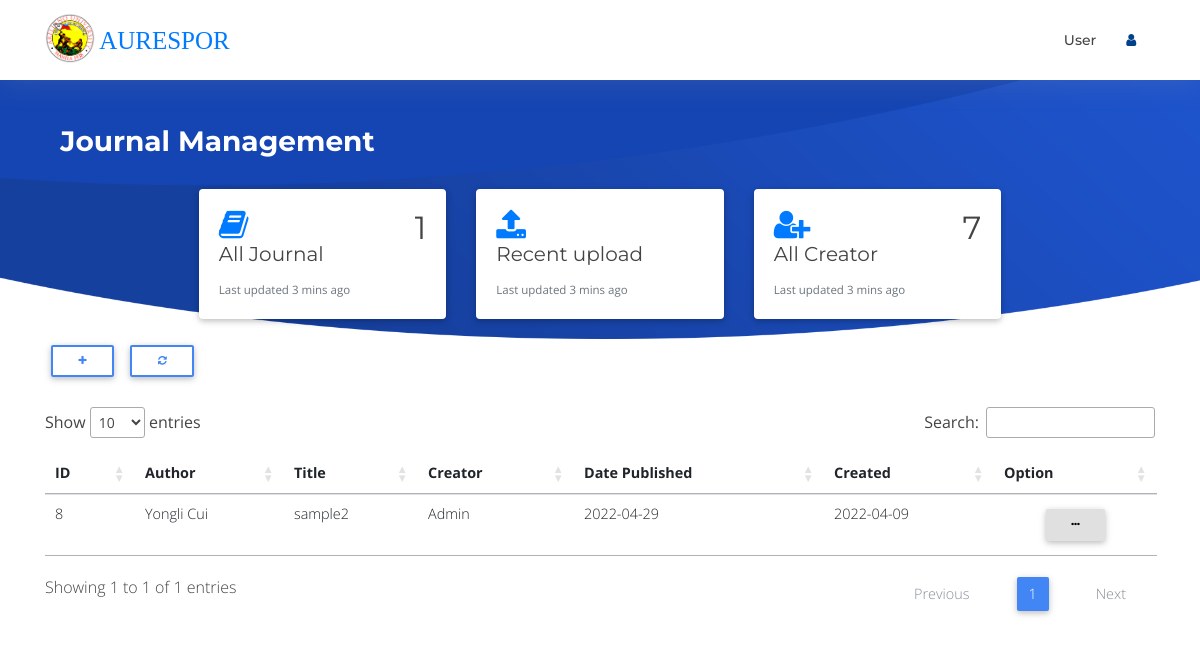
Page /admin/journal/journal.php (signed in) on the committed database.
### tables this page shows
CREATE TABLE `tbljournal` (
  `id` int(100) NOT NULL,
  `title` varchar(500) NOT NULL,
  `description` longtext NOT NULL,
  `author` varchar(100) NOT NULL,
  `datepub` varchar(50) NOT NULL,
  `creator` varchar(100) NOT NULL,
  `created` varchar(100) NOT NULL,
  `status` varchar(10) NOT NULL,
  `pdf_file` varchar(100) NOT NULL,
  `tagging` varchar(100) NOT NULL,
  `fstudy` varchar(20) NOT NULL,
  `cites` varchar(20) NOT NULL,
  `views` varchar(20) NOT NULL
);

CREATE TABLE `tblaccount` (
  `id` int(100) NOT NULL,
  `name` varchar(200) NOT NULL,
  `email` varchar(200) NOT NULL,
  `pass` varchar(200) NOT NULL,
  `status` varchar(20) NOT NULL,
  `ucategory` varchar(20) NOT NULL,
  `au_member` varchar(20) NOT NULL,
  `subcribe` varchar(20) NOT NULL,
  `datesub_start` varchar(20) NOT NULL,
  `datesub_end` varchar(20) NOT NULL
);

### admin/journal/functions/DB.func.php (called while the page is built, shortened)
<?php
function get_users($connect){
	$sql = "SELECT * FROM tblaccount ORDER BY id ASC";
	$result = $connect->query($sql);
	if ($result->num_rows > 0) {
		return $result;
	}
}
function get_user_data($connect,$id){
	$sql = "SELECT * FROM tblaccount WHERE id=$id";
	$result = $connect->query($sql);
	if ($result->num_rows > 0) {
		return $result->fetch_assoc();
	}
}
function get_journal($connect){
	$sql = "SELECT * FROM tbljournal";
	$result = $connect->query($sql);
		return $result;
}

### admin/journal/journal.php (the view, shortened to what this page needs)
<?php
include ("/xampp/htdocs/CustomLandingPage/admin/journal/inc/header.php");
?>
<section id="intro" class="clearfix">
  <div class="container">
  <h3 style="color:#fff;">&nbsp;<b> Journal Management </b></h3>
    <div class="card-group">
          <div class="col-md-3 col-sm-5">
            <div class="card">
              <div class="card-body">
                <i class="fa fa-book fa-2x " style="color:#007bff"></i><h2 class="float-right"><?php echo get_journal($connect)->num_rows;?></h2>
                 <h5 class="card-title">All Journal</h5>
                <p class="card-text"><small class="text-muted">Last updated 3 mins ago</small></p>
              </div>
            </div>
          </div>
          <div class="col-md-3 col-sm-5">
            <div class="card">
              <div class="card-body">
               <i class="fa fa-upload fa-2x" style="color:#007bff"></i>
                <h5 class="card-title">Recent upload</h5>
                <p class="card-text"><small class="text-muted">Last updated 3 mins ago</small></p>
              </div>
            </div>
          </div>
          <div class="col-md-3 col-sm-5">
            <div class="card">
              <div class="card-body">
               <i class="fa fa-user-plus fa-2x" style="color:#007bff"></i><h2 class="float-right"><?php echo get_users($connect)->num_rows;?></h2>
                <h5 class="card-title">All Creator</h5>
                <p class="card-text"><small class="text-muted">Last updated 3 mins ago</small></p>
              </div>
            </div>
          </div>
      </div>
    </div>
</section>
<div class="container">
  <button type="button" class="btn btn-outline-primary btn-sm" data-toggle="modal" data-target="#create-project">
  <i  class="fa fa-plus"></i>
  </button>
  <a href="journal.php"><button type="button" class="btn btn-outline-primary btn-sm">
  <i class="fa fa-refresh" aria-hidden="true"></i>
  </button>
  </a>
  <br/>
  <br/>
<div class="table-responsive-lg">
 <table id="journal" class="table table-hover">
   <thead>
     <tr>
       <th scope="col">ID</th>
       <th scope="col">Author</th>
       <th scope="col">Title</th>
       <th scope="col">Creator</th>
       <th scope="col">Date Published</th>
       <th scope="col">Created</th>
       <th scope="col" align="center">Option</th>
     </tr>
   </thead>
   <tbody>
     <?php
     $result = get_journal($connect);
     if ($result->num_rows>0) {
     while ($data = mysqli_fetch_array($result)) {
       ?>
       <tr>
         <td><?php echo $data['id']?></td>
         <td><a href="./api/action.php?id=<?php echo $data['id']?>"><?php echo $data['author']?></a></td>
         <td><?php echo $data['title']?></a></td>
         <td><?php
         $user = get_user_data($connect,$data['creator']);
         echo $user['name'];
         ?>
       </td>
       <td><?php echo date("Y-m-d",strtotime($data['datepub']));?></td>
       <td><?php echo date("Y-m-d",strtotime($data['created']));?></td>
       <td align="center"><div class="dropdown">
         <button class="btn btn-light btn-sm" type="button" id="option" data-toggle="dropdown" aria-haspopup="true" aria-expanded="false">
           <i class="fa fa-ellipsis-h"></i>
         </button>
       </div>
     </td>
   </tr>
   <?php
 }
}
 ?>
</tbody>
</table>
</div>
</div>
<link href="//cdnjs.cloudflare.com/ajax/libs/select2/4.0.0/css/select2.min.css" rel="stylesheet" />

### resource/css/style_management.css (style rules this page uses)
body { background: #fff; color: #444; font-family: "Open Sans", sans-serif; }
a { color: #007bff; transition: 0.5s; }
p { padding: 0; margin: 0 0 30px 0; }
h1, h2, h3, h4, h5, h6 { font-family: "Montserrat", sans-serif; font-weight: 400; margin: 0 0 20px 0; padding: 0; }
#intro { width: 100%; position: relative; background: url("../img/intro-bg.png") center bottom no-repeat; background-size: cover; padding: 125px 0 20px 0; }
.card-group { display: flex; justify-content: center; padding-top: 10px; }

### rows in the picture
tbljournal: id "8", author "Yongli Cui", title "sample2", tblaccount.name "Admin", datepub "2022-04-29", created "2022-04-09"

### other values in the picture
$_SESSION['name'] "User"
get_journal($connect)->num_rows "1"
get_users($connect)->num_rows "7"
